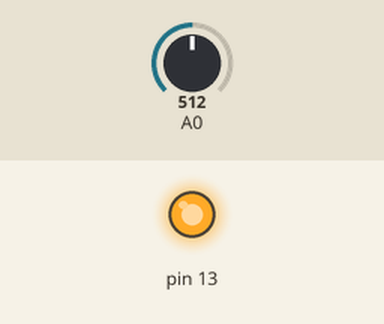
Recording of a sketch running on a simulated Arduino Uno, built with avr-gcc and run on an emulated ATmega328P. Parts: output pins drawn as LEDs (lit = HIGH). The test bench sets the inputs (shaded band); at power-on: A0 = 512. What the sketch prints to the serial monitor is not drawn.

Above: at 5.5 s.
At 20.5 s:
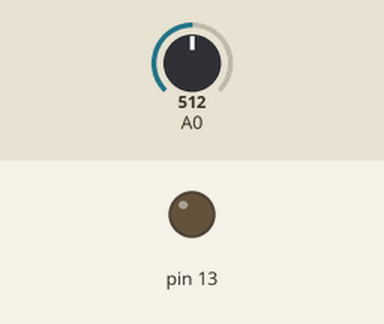
Timing chart, 0 to 39.5 s (numbered marks = the images above):
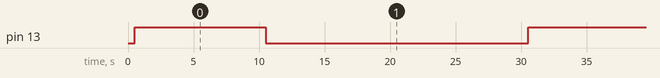

Measured:
- by itself, pin 13: alternates HIGH for 10.0 s and LOW for 20.0 s

The sketch:

Fence_Alert_Logic.ino
```cpp
/*
reads the pin A0 (i.e. Current Transformer+Amplifier output ) and prints the non zero value to console
14th October 2018
 */
//


int maxValue = 0;
int valToCheck = 0;
int valToSend = 0;

unsigned long startT = 999000;
unsigned long interval = 30000;

unsigned long heartstartT = 999000;
unsigned long heartinterval = 40000;

uint32_t period = 10000L;

void setup() {
  pinMode(13, OUTPUT);
  Serial.begin(9600);
  delay(500);
}

void loop() {

  unsigned long loopT = millis();
  unsigned long heartloopT = millis();

  if ((unsigned long)(loopT - startT) >= interval){

   Serial.println("Checking Fence Now !!... X-( ");
   checkFence();
   startT = loopT;
  }

  if ((unsigned long)(heartloopT - heartstartT) >= heartinterval)
  {
    Serial.println("Send Heartbeart Now !!... :-& .. ");
    Serial.print(valToSend);
    heartstartT = heartloopT;
  }

  Serial.print(".");
  delay(5000);
}

void checkFence(){
  maxValue = 0;

  for( uint32_t tStart = millis();  (millis()-tStart) < period;){
        int hvReading = analogRead(A0);

       if ( hvReading > 300 ) {
          for (int i = 0; i < 10; i++ ) {
            hvReading = analogRead(A0);
            if (maxValue < hvReading) {
              maxValue = hvReading;
            }
            valToCheck = maxValue;
          }
          digitalWrite(13, HIGH);   // turn the LED on (HIGH is the voltage level)
          delay(100);               // wait for a second
          digitalWrite(13, LOW);    // turn the LED off by making the voltage LOW
       }
    }

   valToCheck = maxValue;
   procAlert();
}

void procAlert(){

  if (valToCheck > 300){
    Serial.print("All is Good !!... :-)  ");
    Serial.println(valToCheck);
    valToSend = valToCheck;
    valToCheck = 0;
  } else {
    Serial.print("Send Alert Now !!... :-( ");
    Serial.println(valToCheck);
    valToSend = valToCheck;
    valToCheck = 0;
  }
}
```
